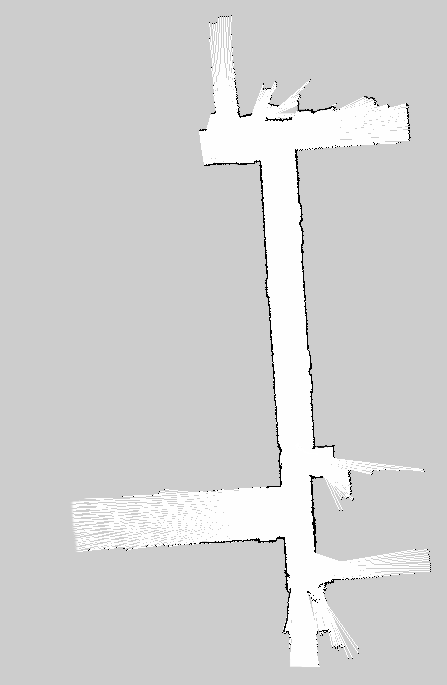
#> input picture Transform/asset/image/part02-2.jpg, 447 x 685 px, given in place of part02-2.pgm, which was not available
$ python edges_detect.py
#> lines starting #> are read from the running program, lines starting #| are printed output that depends on the picture; after the words box and inside, x2 and y2 are one past the last pixel; in counts of white or black regions, pixels touching at a corner belong together; pictures that were not available may be replaced by others from this repository, and a replacement may not be noted
import cv2
import numpy as np


def find_intersection(x1, y1, x2, y2, x3, y3, x4, y4, tolerance):
    # 计算直线方程参数
    a1 = y2 - y1
    b1 = x1 - x2
    c1 = x2 * y1 - x1 * y2

    a2 = y4 - y3
    b2 = x3 - x4
    c2 = x4 * y3 - x3 * y4

    # 计算交点的坐标
    determinant = a1 * b2 - a2 * b1

    if abs(determinant) < 1e-6:
        # 直线平行或重合，无交点
        return None

    intersection_x = int(abs((c1 * b2 - c2 * b1) / determinant))
    intersection_y = int(abs((a1 * c2 - a2 * c1) / determinant))

    # 计算两条线段是否与圆相交
    dist1 = np.sqrt((intersection_x - x1) ** 2 + (intersection_y - y1) ** 2)
    dist2 = np.sqrt((intersection_x - x2) ** 2 + (intersection_y - y2) ** 2)
    dist3 = np.sqrt((intersection_x - x3) ** 2 + (intersection_y - y3) ** 2)
    dist4 = np.sqrt((intersection_x - x4) ** 2 + (intersection_y - y4) ** 2)

    if min(dist1, dist2) <= tolerance and min(dist3, dist4) <= tolerance:
        return intersection_x, intersection_y
    else:
        return None


def distance(x1, y1, x2, y2):
    return np.sqrt((x2 - x1) ** 2 + (y2 - y1) ** 2)


def detect_and_highlight_right_angles(input_image_path, output_image_path):
    # 1. 读取pgm格式的地图图片
#> called with input_image_path = 'map/part02-2.pgm', output_image_path = 'map/output_image.png'
    input_image = cv2.imread(input_image_path, cv2.IMREAD_GRAYSCALE)
#> input_image is the input picture: shape (685, 447); min 0, max 255, mean 210

    # 2. 使用Canny边缘检测算法提取边缘并用绿色突出显示
    edges = cv2.Canny(input_image, 30, 150)
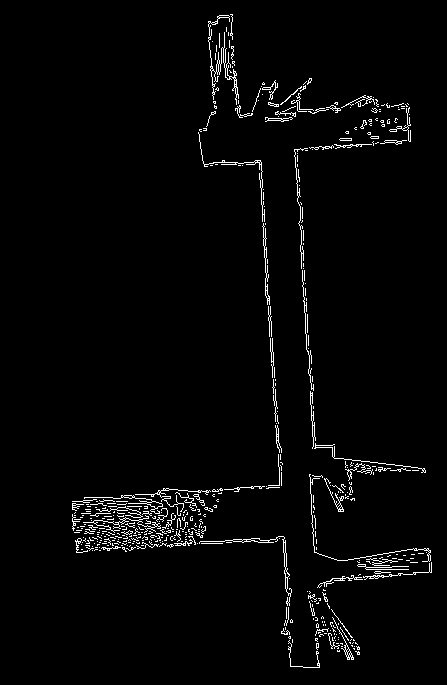
#> edges: shape (685, 447); 2.4% white in thin lines or dots, all inside (x1, y1, x2, y2) = (72, 14, 432, 668)
    # 检查是否成功提取到边缘
    if np.sum(edges) == 0:
        print("未能成功提取到边缘，请检查图像或调整阈值。")
        return
    edges_colored = cv2.cvtColor(edges, cv2.COLOR_GRAY2BGR)
    edges_colored[edges != 0] = [0, 255, 0]  # 将边缘的颜色设置为绿色
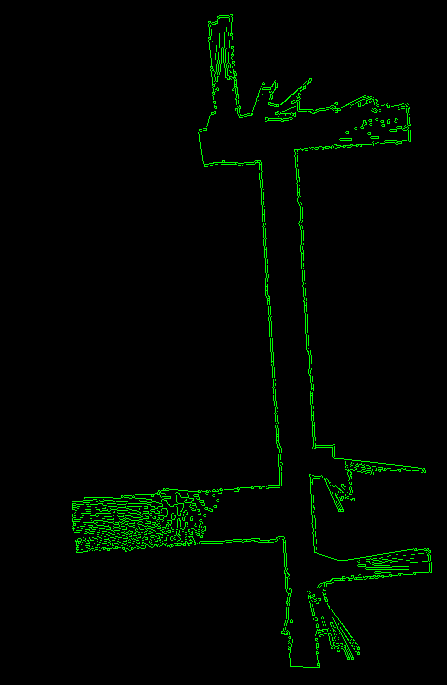
#> edges_colored: shape (685, 447, 3); mean B, G, R 0, 6.2, 0
    cv2.imshow('Canny Edges:GREEN', edges_colored)
    # cv2.waitKey(0)

    # 3. 对提取的边缘执行RANSAC直线段检测并用蓝色突出显示
    lines = cv2.HoughLinesP(edges, 1, np.pi / 90, threshold=13, minLineLength=13, maxLineGap=4)
#> lines = 184 rows, first 6: [275, 389, 276, 406], [308, 342, 312, 403], [278, 454, 279, 481], [300, 226, 302, 253], [265, 287, 269, 321], [174, 543, 188, 544]
    output_image = cv2.cvtColor(input_image, cv2.COLOR_GRAY2BGR)
    print("nums of Lines:", len(lines))
#| nums of Lines: 184

    if lines is not None:
        for line in lines:
            x1, y1, x2, y2 = line[0]
            cv2.line(output_image, (x1, y1), (x2, y2), (255, 0, 0), 1)  # 用蓝色绘制直线
#> this loop made 184 passes
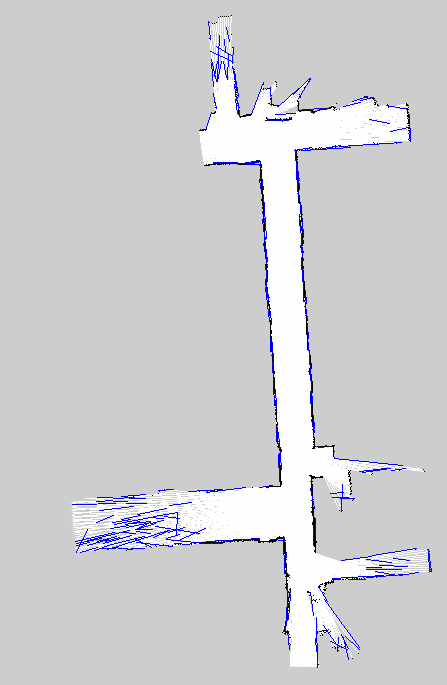
#> output_image: shape (685, 447, 3); 1.37% of pixels changed, all inside (x1, y1, x2, y2) = (72, 21, 432, 668)
        cv2.imshow('RANSAC Lines:BLUE', output_image)
        # cv2.waitKey(0)

        # 4. 对检测的直线段进行判断并用红色突出显示
        output_final = cv2.cvtColor(input_image, cv2.COLOR_GRAY2BGR)
        other = cv2.cvtColor(input_image, cv2.COLOR_GRAY2BGR)
        right_angle_detected = False
        tolerance = 20
        rightanglenum = 0
        vertical_flag = np.zeros(len(lines), dtype=int)
#> vertical_flag = 184 values from 0 to 0

        if lines is not None and len(lines) >= 2:
            for i in range(len(lines)):
                for j in range(i + 1, len(lines)):
                    x1, y1, x2, y2 = lines[i][0]
                    x3, y3, x4, y4 = lines[j][0]
                    angle_diff = abs(
                        np.degrees(np.arctan2(y2 - y1, x2 - x1)) - np.degrees(np.arctan2(y4 - y3, x4 - x3)))

                    denominator = find_intersection(x1, y1, x2, y2, x3, y3, x4, y4, tolerance)
                    if denominator:
                        intersection_x, intersection_y = denominator
                        print("intersection_x,intersection_y:", intersection_x, intersection_y)
                        print("两条线段的端点分别为：", x1, y1, x2, y2, x3, y3, x4, y4)
                    else:
                        continue

                    if 85 <= angle_diff <= 95:
                        if vertical_flag[i] != 1 and vertical_flag[j] != 1:
                            vertical_flag[i] = 1
                            vertical_flag[j] = 1

                            cv2.line(other, (x1, y1), (x2, y2), (255, 0, 0), 1)
                            cv2.line(other, (x3, y3), (x4, y4), (255, 0, 0), 1)
                            print("两条垂直线段的端点分别为：", x1, y1, x2, y2, x3, y3, x4, y4)

                            if distance(intersection_x, intersection_y, x1, y1) >= distance(intersection_x,
                                                                                            intersection_y,
                                                                                            x2, y2):
                                cv2.line(output_final, (intersection_x, intersection_y), (x1, y1), (0, 0, 255),
                                         1)  # 用红色绘制第一条直线
                            else:
                                cv2.line(output_final, (intersection_x, intersection_y), (x2, y2), (0, 0, 255),
                                         1)  # 用红色绘制第一条直线

                            if distance(intersection_x, intersection_y, x3, y3) >= distance(intersection_x,
                                                                                            intersection_y,
                                                                                            x4, y4):
                                cv2.line(output_final, (intersection_x, intersection_y), (x3, y3), (0, 0, 255),
                                         1)  # 用红色绘制第一条直线
                            else:
                                cv2.line(output_final, (intersection_x, intersection_y), (x4, y4), (0, 0, 255),
                                         1)  # 用红色绘制第一条直线

                            right_angle_detected = True
                            rightanglenum += 1
                        else:
                            if vertical_flag[i] == 1:
                                vertical_flag[j] = 1
                            else:
                                if vertical_flag[j] == 1:
                                    vertical_flag[i] = 1
                    else:
                        print("两条直线段不垂直！")
#> this loop made 184 passes
#> (printed output is left out)
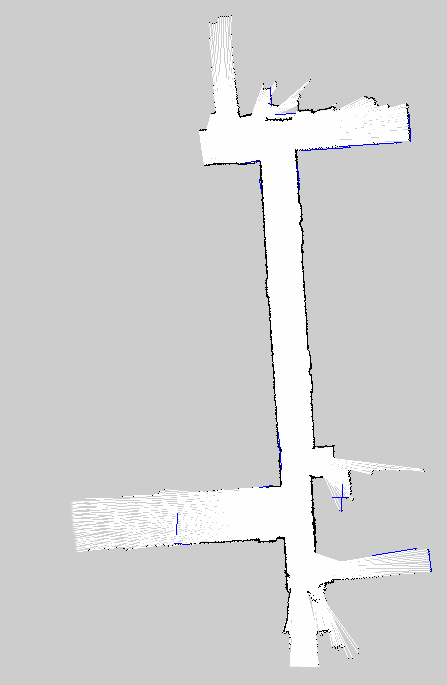
#> other: shape (685, 447, 3); 0.14% of pixels changed, all inside (x1, y1, x2, y2) = (174, 87, 432, 572)
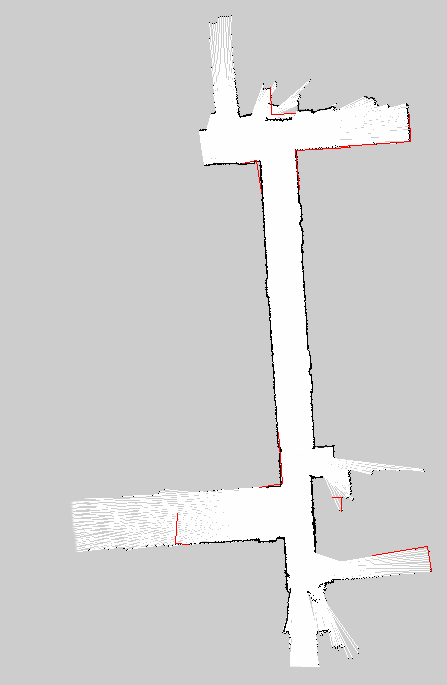
#> output_final: shape (685, 447, 3); 0.17% of pixels changed, all inside (x1, y1, x2, y2) = (175, 87, 432, 572)

        # # 保存为png格式图片
        if right_angle_detected:
            # cv2.imwrite('map/output.png', output_final)
            # print(f"直角墙线已经突出并保存到 {output_image_path}")

            # 展示最终结果
            print("num of rightAngle:", rightanglenum)
            cv2.imshow('Final Result', output_final)
            cv2.imshow('other:', other)
            cv2.waitKey(0)
        else:
            print("未检测到直角墙线。")
    else:
        print("未检测到直线")


def main():
    input_image_path = 'map/part02-2.pgm'  # 输入图像的路径
    output_image_path = 'map/output_image.png'  # 输出图像的路径

    detect_and_highlight_right_angles(input_image_path, output_image_path)


if __name__ == "__main__":
    main()

$ run again, with Transform/asset/image/part01-2.jpg copied over Transform/asset/image/part02-2.jpg
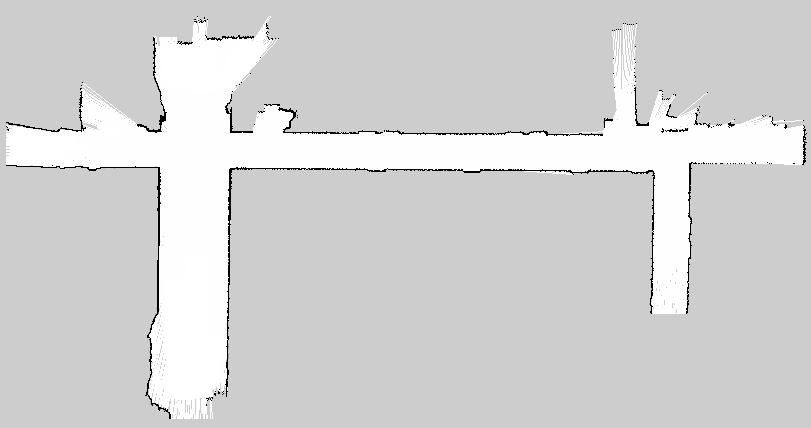
#> input picture Transform/asset/image/part01-2.jpg, 811 x 428 px, given in place of part02-2.pgm, which was not available
#> in detect_and_highlight_right_angles, input_image is the input picture: shape (428, 811); min 0, max 255, mean 211.8
#> edges: shape (428, 811); 2% white in thin lines or dots
#> in detect_and_highlight_right_angles, `edges_colored[edges != 0] = [0, 255, 0]`:
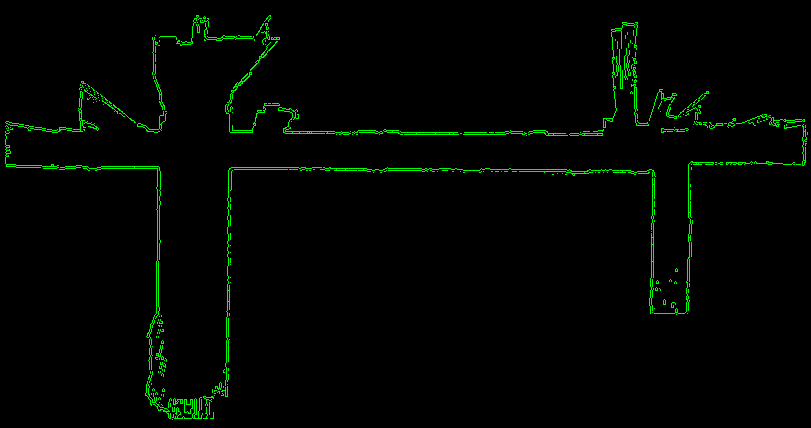
#> edges_colored: shape (428, 811, 3); mean B, G, R 0, 5, 0
#> lines = 165 rows, first 6: [83, 168, 159, 168], [229, 169, 304, 169], [506, 133, 532, 133], [228, 361, 228, 318], [383, 130, 398, 130], [159, 410, 159, 397]
#| nums of Lines: 165
#> the loop in detect_and_highlight_right_angles, `for line in lines:` made 165 passes
#> vertical_flag = 165 values from 0 to 0
#> the loop in detect_and_highlight_right_angles, `for i in range(len(lines)):` made 165 passes
#> (printed output is left out)
#> after the loop in detect_and_highlight_right_angles, `for i in range(len(lines)):`:
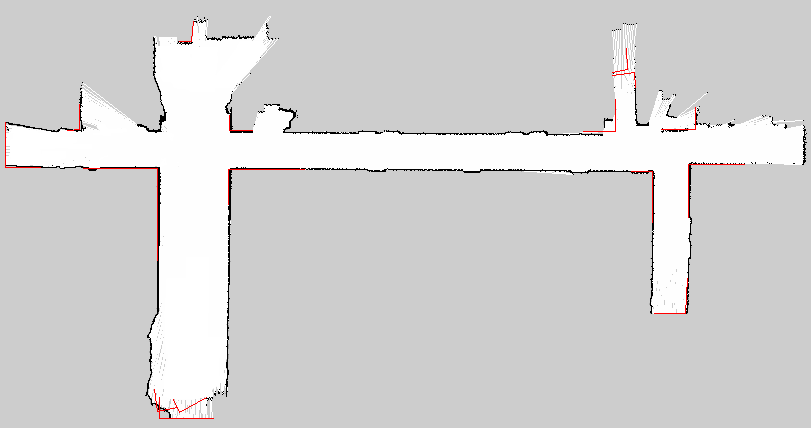
#> output_final: shape (428, 811, 3); 0.31% of pixels changed, all inside (x1, y1, x2, y2) = (5, 21, 745, 419)
